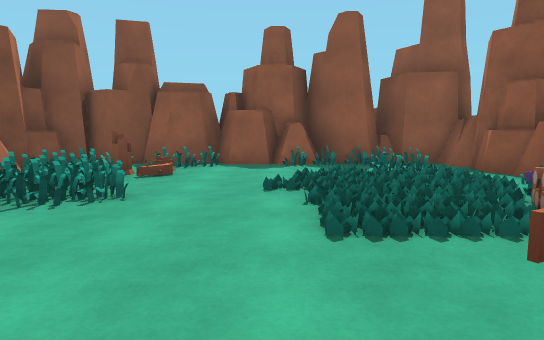
[1] (above)

16 first-person views from a walk through a scene from a Unity 3-D project. The camera is 1.3 m above the floor, tilts 6° down and sees 75° across. The floor is counted in squares, 2 m on a side. Each view is taken from the middle of a square. On the plan, view 1 faces up. The plan holds only what a view shows up to about 10 squares ahead; the rest is blank. The place goes on beyond the plan. The player character is not drawn. Surface patterns are stand-ins for the level's own textures.

[2]
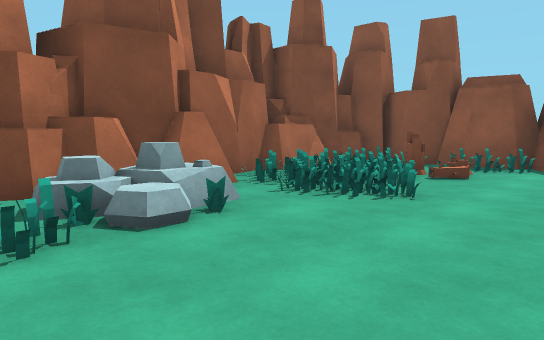

[3]
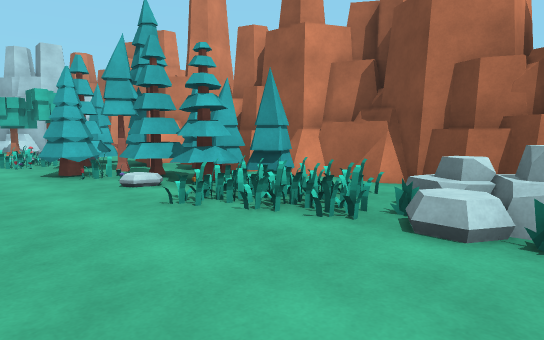

[4]
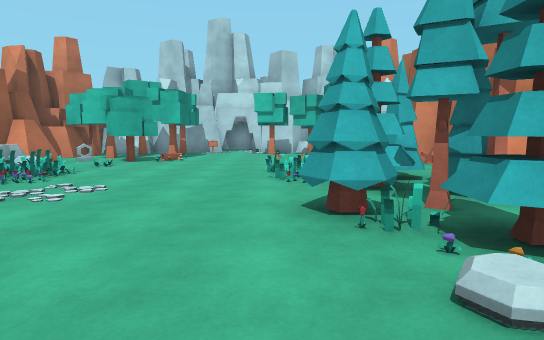

[5]
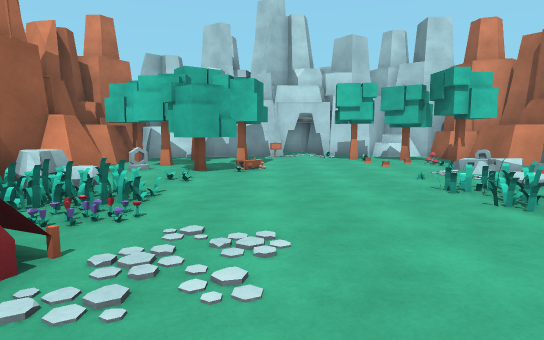

[6]
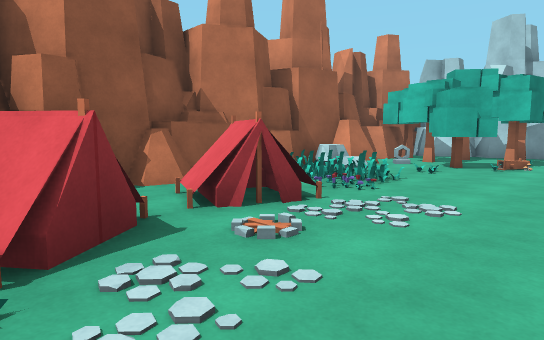

[7]
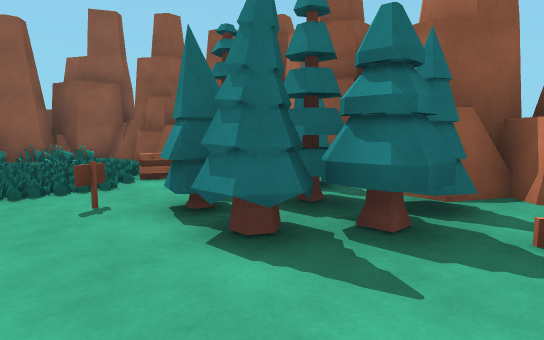

[8]
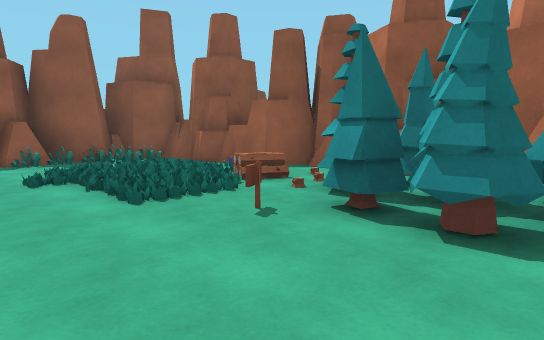

[9]
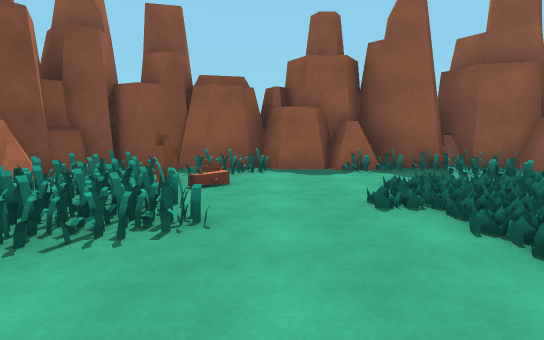

[10]
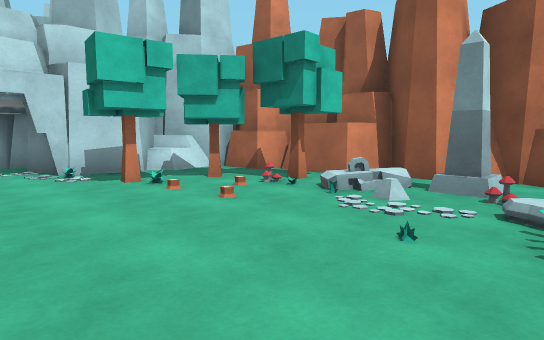

[11]
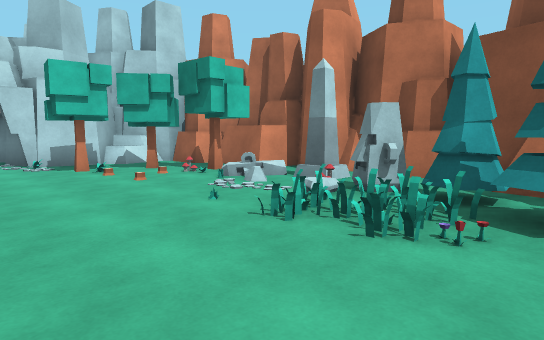

[12]
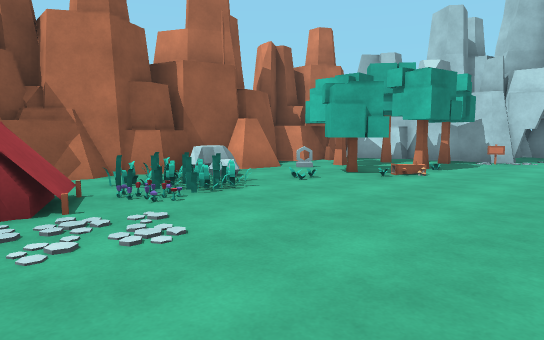

[13]
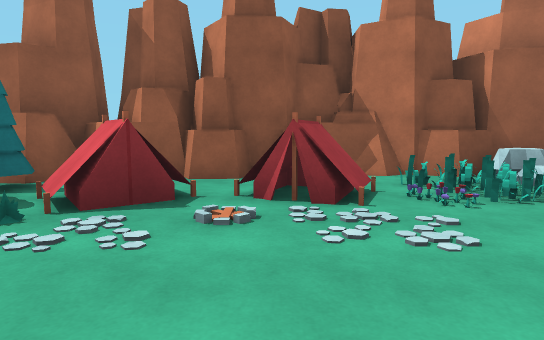

[14]
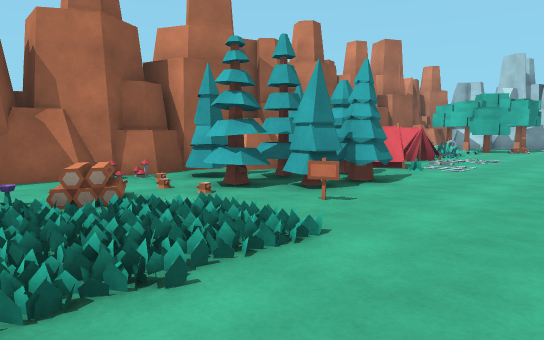

[15]
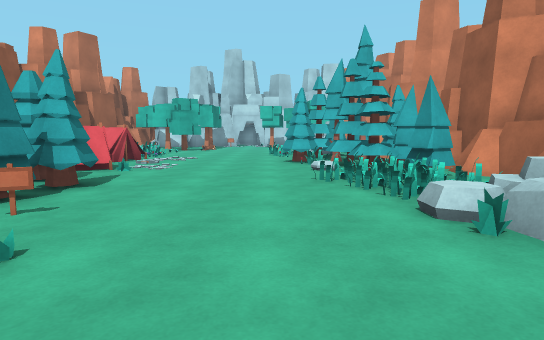

[16]
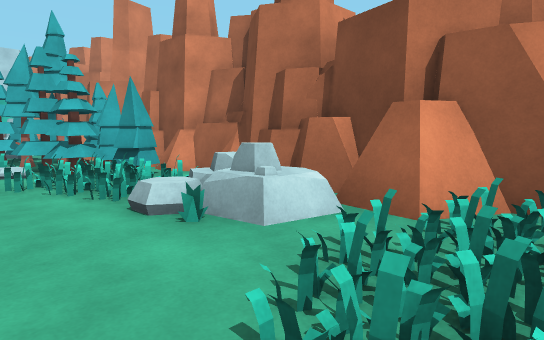

### Floor plan
Key: @ floor where view 1 was taken; # wall or solid block; . floor; / step, stairs or slope; = window, fence, low wall or low ledge; R rock; S stump; F flower; P plant; I sign; T pine tree; A statue; E tree; N tent; O other object.
Columns run from 7 left of view 1 to 6 right of it. Each row starts with its distance up from view 1.
  9   R  ######
  8   RR##R##R##
  7 RR#R.OOOOO.#
  6 R #OOS..OOO# R
  5 R ROOO.OOOORRR
  4  RROOO.OOOOR#R
  3   ##OO..OFO=#
  2   ##OP..OO=##
  1   #RP...IT##
  0   #.OO.@.TT##
 -1   R.TO...T###
 -2   #TTO...PNR#
 -3   #RTO....NR#
 -4    RTT....NR#
 -5    ##TF..OO.R
 -6   ###OOOOOOO#
 -7   #ROOO..OOR#
 -8   #RA.P....O#
 -9   RR/O...EA##
-10   #RE....EERR
-11   #R##....EER
-12   ##REE.IEOR#
-13    ###ORO##O#
-14     ## ..O
-15        O#
-16       OO#
-17        OO

Positions as (right, up) in squares from view 1, and headings:
1: (0, 0), facing up
2: (0, 0), facing up-left
3: (0, 2), facing down-left
4: (-1, -1), facing down
5: (1, -3), facing down
6: (0, -2), facing down-right
7: (0, -2), facing up-right
8: (-1, -1), facing up-right
9: (-1, 1), facing up
10: (1, -7), facing down-left
11: (1, -5), facing down-left
12: (-1, -4), facing down-right
13: (-1, -4), facing right
14: (-1, 4), facing down-right
15: (-1, 4), facing down
16: (-1, 4), facing down-left
